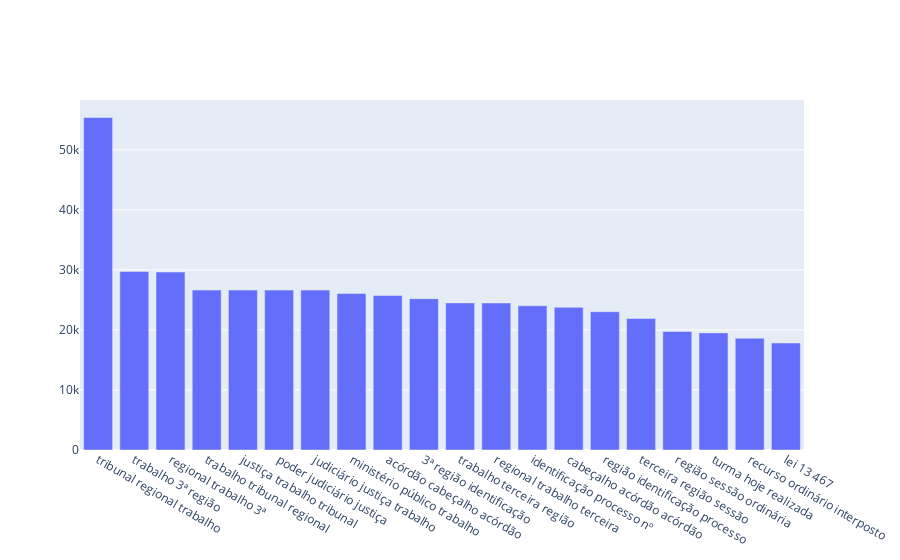

The notebook cell saved with this chart:
### Code cell
trace = go.Bar(x=df6["INTEIRO_TEOR"], y=df6["QUANTIDADE"])
iplot({"data":[trace]})

### Figure 1 — Plotly figure (JSON) as saved in the notebook; plotly's stock layout.template omitted (floating-point values rounded to 4 significant figures)
{"data": [{"type": "bar", "x": ["tribunal regional trabalho", "trabalho 3ª região", "regional trabalho 3ª", "trabalho tribunal regional", "justiça trabalho tribunal", "poder judiciário justiça", "judiciário justiça trabalho", "ministério público trabalho", "acórdão cabeçalho acórdão", "3ª região identificação", "trabalho terceira região", "regional trabalho terceira", "identificação processo nº", "cabeçalho acórdão acórdão", "região identificação processo", "terceira região sessão", "região sessão ordinária", "turma hoje realizada", "recurso ordinário interposto", "lei 13 467"], "y": [55399, 29748, 29650, 26655, 26652, 26645, 26645, 26087, 25748, 25210, 24511, 24497, 24026, 23780, 23038, 21903, 19747, 19514, 18622, 17830]}], "layout": {}}
